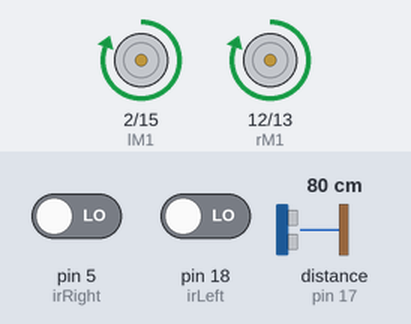
A sketch run on a simulated Arduino Uno, built with avr-gcc and run on an emulated ATmega328P. On the bench: motor-driver pin pairs drawn as motors (green arrow = first pin HIGH = forward, orange = second pin HIGH = backward, longer = more drive). Wiring (inferred from the names in the program): ultrasonic range finder: trigger pin 16; echo pin 17. Inputs (shaded band) come from the test bench; at power-on: distance to the obstacle (sensor on pin 17) 80 cm, pin 5 (irRight) LOW, pin 18 (irLeft) LOW. The echo pulse lasts 58.3 µs per cm.

Above: at 1.2 s.
1.3 s: distance to the obstacle (sensor on pin 17) set to 18 cm
2.8 s: distance to the obstacle (sensor on pin 17) set to 15 cm
At 3.5 s:
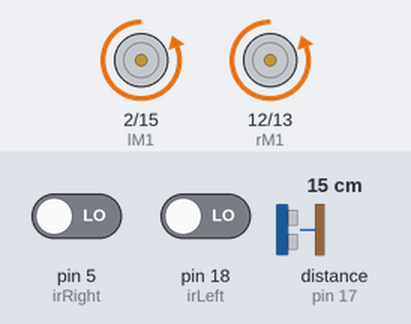
5.8 s: pin 5 (irRight) driven HIGH
At 8.17 s:
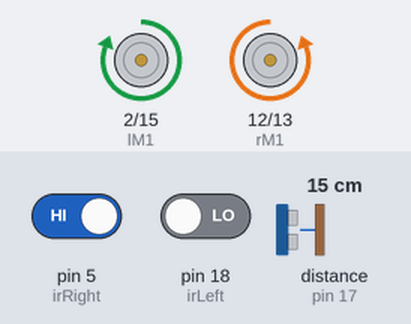
8.8 s: pin 5 (irRight) driven LOW
At 10.3 s:
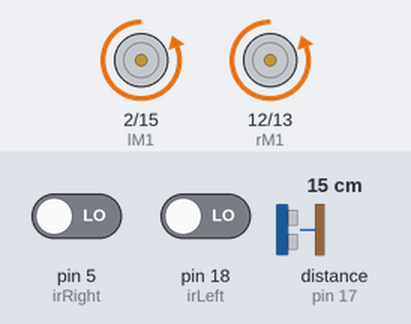
11.8 s: pin 18 (irLeft) driven HIGH
At 14.17 s:
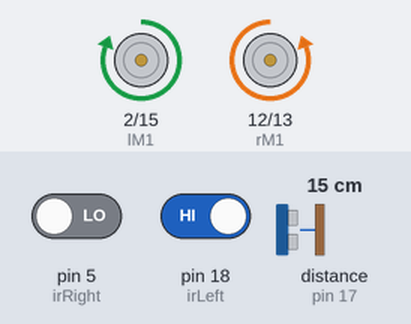
Timing chart, 0 to 15.8 s (numbered marks = the images above; inputs shaded):
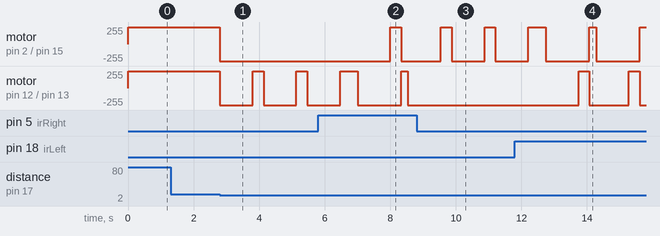

Measured:
- the behaviour switches between 17 and 16 cm on distance to the obstacle (sensor on pin 17) (found by bisection; images 0 and 1)
- after the input at 1.3 s, every drawn part: stays the same
- after the input at 2.8 s, motor on pin 2 (lM1) / pin 15 (lM2): forward 255/255 → backward 255/255 at once; motor on pin 12 (rM1) / pin 13 (rM2): alternates forward 255/255 for 0.33 s and backward 255/255 for 1.0 s, starting at once
- after the input at 5.8 s, motor on pin 2 (lM1) / pin 15 (lM2): backward 255/255 → forward 255/255 after 2.2 s, → backward 255/255 0.33 s later
- after the input at 8.8 s, motor on pin 12 (rM1) / pin 13 (rM2): stops changing and stays backward 255/255
- after the input at 11.8 s, motor on pin 12 (rM1) / pin 13 (rM2): alternates forward 255/255 for 0.33 s and backward 255/255 for 1.2 s, starting after 1.9 s

The sketch:

door_tunnel_rijden.ino
```cpp
// Left Motor connections
#define lM1 2
#define lM2 15
// Right Motor connections
#define rM1 12
#define rM2 13
//Ir sensors
#define irLeft 18
#define irRight 5
//Ultrasonic Sensor
#define echoPin 17
#define trigPin 16

int distance;     // variable for the distance measurement
long duration;    // variable for the traveltime of sound waves

//States of IR sensor
int irLeftState;
int irRightState;
//Variable to see which IR last scanned the line
boolean acmIsLeft = false;
boolean acmIsRight = false;

void setup() {
  //Set all the motor control pins to outputs
  pinMode(lM1, OUTPUT);
  pinMode(lM2, OUTPUT);
  pinMode(rM1, OUTPUT);
  pinMode(rM2, OUTPUT);
  //Set the IR sensors to an input
  pinMode(irLeft, INPUT);
  pinMode(irRight, INPUT);
  //Set the Ultrasonic Sensor pins as output or input
  pinMode(trigPin, OUTPUT);
  pinMode(echoPin, INPUT);
}

void loop() {
  drive('f');
  checkIRs();
  checkUS();
}

void checkIRs(){
  //Putting the value what IR sensor gives into the state variable of the ir sensors
  irLeftState = digitalRead(irLeft);
  irRightState = digitalRead(irRight);
  if(irLeftState == 1){
    drive('r');
    delay(200);
    acmIsRight = false;
    acmIsLeft = true;
  }
  if(irRightState == 1){
    drive('l');
    delay(200);
    acmIsRight = true;
    acmIsLeft = false;
  }


}


int frontUltrasone(){
  // Clears the trigPin condition
  digitalWrite(trigPin, LOW);
  delayMicroseconds(2);
  // Sets the trigPin HIGH (ACTIVE) for 10 microseconds
  digitalWrite(trigPin, HIGH);
  delayMicroseconds(10);
  digitalWrite(trigPin, LOW);
  // Reads the echoPin, returns the sound wave travel time in microseconds
  duration = pulseIn(echoPin, HIGH);
  // Calculating the distance
  distance = duration * 0.034 / 2; // Speed of sound wave divided by 2 (go and back)

  return distance;
}

void checkUS(){
  if(frontUltrasone() <= 15){
    if(acmIsRight){
      drive('b');
      delay(1000);
      drive('r');
      delay(333);
    }
    else{
      drive('b');
      delay(1000);
      drive('l');
      delay(333);
    }
  }
}
//Function to drive the motors to given direction
void drive(char mode){
  switch (mode){
    case 'f':
      digitalWrite(lM1, HIGH);
      digitalWrite(lM2, LOW);
      digitalWrite(rM1, HIGH);
      digitalWrite(rM2, LOW);
      break;
    case 'b':
      digitalWrite(lM1, LOW);
      digitalWrite(lM2, HIGH);
      digitalWrite(rM1, LOW);
      digitalWrite(rM2, HIGH);
      break;
    case 'l':
      digitalWrite(lM1, LOW);
      digitalWrite(lM2, HIGH);
      digitalWrite(rM1, HIGH);
      digitalWrite(rM2, LOW);
      break;
    case 'r':
      digitalWrite(lM1, HIGH);
      digitalWrite(lM2, LOW);
      digitalWrite(rM1, LOW);
      digitalWrite(rM2, HIGH);
      break;
    case 'p':
      digitalWrite(lM1, LOW);
      digitalWrite(lM2, LOW);
      digitalWrite(rM1, LOW);
      digitalWrite(rM2, LOW);
      break;
  }
}
```
